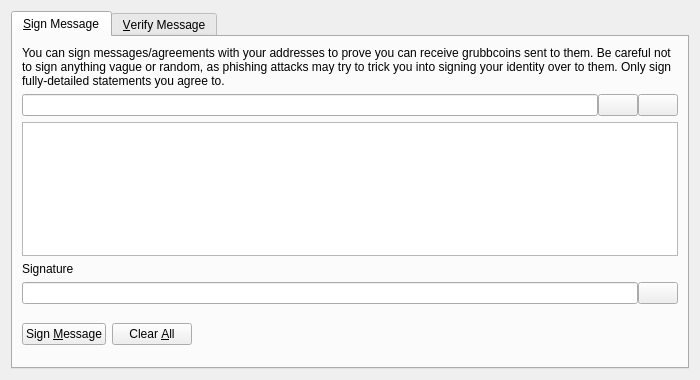
<?xml version="1.0" encoding="UTF-8"?>
<ui version="4.0">
 <class>SignVerifyMessageDialog</class>
 <widget class="QDialog" name="SignVerifyMessageDialog">
  <property name="geometry">
   <rect>
    <x>0</x>
    <y>0</y>
    <width>700</width>
    <height>380</height>
   </rect>
  </property>
  <property name="windowTitle">
   <string>Signatures - Sign / Verify a Message</string>
  </property>
  <property name="modal">
   <bool>true</bool>
  </property>
  <layout class="QVBoxLayout" name="verticalLayout">
   <item>
    <widget class="QTabWidget" name="tabWidget">
     <property name="currentIndex">
      <number>0</number>
     </property>
     <widget class="QWidget" name="tabSignMessage">
      <attribute name="title">
       <string>&amp;Sign Message</string>
      </attribute>
      <layout class="QVBoxLayout" name="verticalLayout_SM">
       <item>
        <widget class="QLabel" name="infoLabel_SM">
         <property name="text">
          <string>You can sign messages/agreements with your addresses to prove you can receive grubbcoins sent to them. Be careful not to sign anything vague or random, as phishing attacks may try to trick you into signing your identity over to them. Only sign fully-detailed statements you agree to.</string>
         </property>
         <property name="textFormat">
          <enum>Qt::PlainText</enum>
         </property>
         <property name="wordWrap">
          <bool>true</bool>
         </property>
        </widget>
       </item>
       <item>
        <layout class="QHBoxLayout" name="horizontalLayout_1_SM">
         <property name="spacing">
          <number>0</number>
         </property>
         <item>
          <widget class="QValidatedLineEdit" name="addressIn_SM">
           <property name="toolTip">
            <string>The GrubbCoin address to sign the message with</string>
           </property>
          </widget>
         </item>
         <item>
          <widget class="QPushButton" name="addressBookButton_SM">
           <property name="toolTip">
            <string>Choose previously used address</string>
           </property>
           <property name="text">
            <string/>
           </property>
           <property name="icon">
            <iconset resource="../bitcoin.qrc">
             <normaloff>:/icons/address-book</normaloff>:/icons/address-book</iconset>
           </property>
           <property name="shortcut">
            <string>Alt+A</string>
           </property>
           <property name="autoDefault">
            <bool>false</bool>
           </property>
          </widget>
         </item>
         <item>
          <widget class="QPushButton" name="pasteButton_SM">
           <property name="toolTip">
            <string>Paste address from clipboard</string>
           </property>
           <property name="text">
            <string/>
           </property>
           <property name="icon">
            <iconset resource="../bitcoin.qrc">
             <normaloff>:/icons/editpaste</normaloff>:/icons/editpaste</iconset>
           </property>
           <property name="shortcut">
            <string>Alt+P</string>
           </property>
           <property name="autoDefault">
            <bool>false</bool>
           </property>
          </widget>
         </item>
        </layout>
       </item>
       <item>
        <widget class="QPlainTextEdit" name="messageIn_SM">
         <property name="toolTip">
          <string>Enter the message you want to sign here</string>
         </property>
        </widget>
       </item>
       <item>
        <widget class="QLabel" name="signatureLabel_SM">
         <property name="text">
          <string>Signature</string>
         </property>
         <property name="textFormat">
          <enum>Qt::PlainText</enum>
         </property>
        </widget>
       </item>
       <item>
        <layout class="QHBoxLayout" name="horizontalLayout_2_SM">
         <property name="spacing">
          <number>0</number>
         </property>
         <item>
          <widget class="QLineEdit" name="signatureOut_SM">
           <property name="font">
            <font>
             <italic>true</italic>
            </font>
           </property>
           <property name="readOnly">
            <bool>true</bool>
           </property>
          </widget>
         </item>
         <item>
          <widget class="QPushButton" name="copySignatureButton_SM">
           <property name="toolTip">
            <string>Copy the current signature to the system clipboard</string>
           </property>
           <property name="text">
            <string/>
           </property>
           <property name="icon">
            <iconset resource="../bitcoin.qrc">
             <normaloff>:/icons/editcopy</normaloff>:/icons/editcopy</iconset>
           </property>
           <property name="autoDefault">
            <bool>false</bool>
           </property>
          </widget>
         </item>
        </layout>
       </item>
       <item>
        <layout class="QHBoxLayout" name="horizontalLayout_3_SM">
         <item>
          <widget class="QPushButton" name="signMessageButton_SM">
           <property name="toolTip">
            <string>Sign the message to prove you own this GrubbCoin address</string>
           </property>
           <property name="text">
            <string>Sign &amp;Message</string>
           </property>
           <property name="icon">
            <iconset resource="../bitcoin.qrc">
             <normaloff>:/icons/edit</normaloff>:/icons/edit</iconset>
           </property>
           <property name="autoDefault">
            <bool>false</bool>
           </property>
          </widget>
         </item>
         <item>
          <widget class="QPushButton" name="clearButton_SM">
           <property name="toolTip">
            <string>Reset all sign message fields</string>
           </property>
           <property name="text">
            <string>Clear &amp;All</string>
           </property>
           <property name="icon">
            <iconset resource="../bitcoin.qrc">
             <normaloff>:/icons/remove</normaloff>:/icons/remove</iconset>
           </property>
           <property name="autoDefault">
            <bool>false</bool>
           </property>
          </widget>
         </item>
         <item>
          <spacer name="horizontalSpacer_1_SM">
           <property name="orientation">
            <enum>Qt::Horizontal</enum>
           </property>
           <property name="sizeHint" stdset="0">
            <size>
             <width>40</width>
             <height>48</height>
            </size>
           </property>
          </spacer>
         </item>
         <item>
          <widget class="QLabel" name="statusLabel_SM">
           <property name="font">
            <font>
             <weight>75</weight>
             <bold>true</bold>
            </font>
           </property>
           <property name="text">
            <string/>
           </property>
           <property name="wordWrap">
            <bool>true</bool>
           </property>
          </widget>
         </item>
         <item>
          <spacer name="horizontalSpacer_2_SM">
           <property name="orientation">
            <enum>Qt::Horizontal</enum>
           </property>
           <property name="sizeHint" stdset="0">
            <size>
             <width>40</width>
             <height>48</height>
            </size>
           </property>
          </spacer>
         </item>
        </layout>
       </item>
      </layout>
     </widget>
     <widget class="QWidget" name="tabVerifyMessage">
      <attribute name="title">
       <string>&amp;Verify Message</string>
      </attribute>
      <layout class="QVBoxLayout" name="verticalLayout_VM">
       <item>
        <widget class="QLabel" name="infoLabel_VM">
         <property name="text">
          <string>Enter the receiver's address, message (ensure you copy line breaks, spaces, tabs, etc. exactly) and signature below to verify the message. Be careful not to read more into the signature than what is in the signed message itself, to avoid being tricked by a man-in-the-middle attack. Note that this only proves the signing party receives with the address, it cannot prove sendership of any transaction!</string>
         </property>
         <property name="textFormat">
          <enum>Qt::PlainText</enum>
         </property>
         <property name="alignment">
          <set>Qt::AlignLeading|Qt::AlignLeft|Qt::AlignTop</set>
         </property>
         <property name="wordWrap">
          <bool>true</bool>
         </property>
        </widget>
       </item>
       <item>
        <layout class="QHBoxLayout" name="horizontalLayout_1_VM">
         <property name="spacing">
          <number>0</number>
         </property>
         <item>
          <widget class="QValidatedLineEdit" name="addressIn_VM">
           <property name="toolTip">
            <string>The GrubbCoin address the message was signed with</string>
           </property>
          </widget>
         </item>
         <item>
          <widget class="QPushButton" name="addressBookButton_VM">
           <property name="toolTip">
            <string>Choose previously used address</string>
           </property>
           <property name="text">
            <string/>
           </property>
           <property name="icon">
            <iconset resource="../bitcoin.qrc">
             <normaloff>:/icons/address-book</normaloff>:/icons/address-book</iconset>
           </property>
           <property name="shortcut">
            <string>Alt+A</string>
           </property>
           <property name="autoDefault">
            <bool>false</bool>
           </property>
          </widget>
         </item>
        </layout>
       </item>
       <item>
        <widget class="QPlainTextEdit" name="messageIn_VM"/>
       </item>
       <item>
        <widget class="QValidatedLineEdit" name="signatureIn_VM"/>
       </item>
       <item>
        <layout class="QHBoxLayout" name="horizontalLayout_2_VM">
         <item>
          <widget class="QPushButton" name="verifyMessageButton_VM">
           <property name="toolTip">
            <string>Verify the message to ensure it was signed with the specified GrubbCoin address</string>
           </property>
           <property name="text">
            <string>Verify &amp;Message</string>
           </property>
           <property name="icon">
            <iconset resource="../bitcoin.qrc">
             <normaloff>:/icons/transaction_0</normaloff>:/icons/transaction_0</iconset>
           </property>
           <property name="autoDefault">
            <bool>false</bool>
           </property>
          </widget>
         </item>
         <item>
          <widget class="QPushButton" name="clearButton_VM">
           <property name="toolTip">
            <string>Reset all verify message fields</string>
           </property>
           <property name="text">
            <string>Clear &amp;All</string>
           </property>
           <property name="icon">
            <iconset resource="../bitcoin.qrc">
             <normaloff>:/icons/remove</normaloff>:/icons/remove</iconset>
           </property>
           <property name="autoDefault">
            <bool>false</bool>
           </property>
          </widget>
         </item>
         <item>
          <spacer name="horizontalSpacer_1_VM">
           <property name="orientation">
            <enum>Qt::Horizontal</enum>
           </property>
           <property name="sizeHint" stdset="0">
            <size>
             <width>40</width>
             <height>48</height>
            </size>
           </property>
          </spacer>
         </item>
         <item>
          <widget class="QLabel" name="statusLabel_VM">
           <property name="font">
            <font>
             <weight>75</weight>
             <bold>true</bold>
            </font>
           </property>
           <property name="text">
            <string/>
           </property>
           <property name="wordWrap">
            <bool>true</bool>
           </property>
          </widget>
         </item>
         <item>
          <spacer name="horizontalSpacer_2_VM">
           <property name="orientation">
            <enum>Qt::Horizontal</enum>
           </property>
           <property name="sizeHint" stdset="0">
            <size>
             <width>40</width>
             <height>48</height>
            </size>
           </property>
          </spacer>
         </item>
        </layout>
       </item>
      </layout>
     </widget>
    </widget>
   </item>
  </layout>
 </widget>
 <customwidgets>
  <customwidget>
   <class>QValidatedLineEdit</class>
   <extends>QLineEdit</extends>
   <header>qt/qvalidatedlineedit.h</header>
  </customwidget>
 </customwidgets>
 <resources>
  <include location="../bitcoin.qrc"/>
 </resources>
 <connections/>
</ui>
